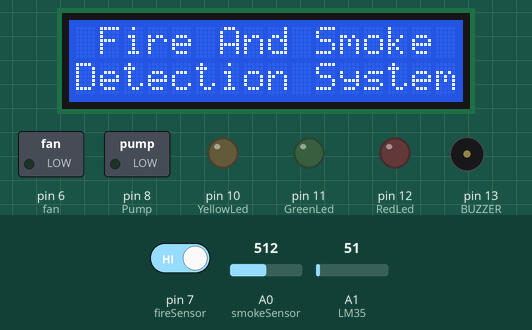
Simulated run of this sketch. Board: Arduino Uno, built with avr-gcc and run on an emulated ATmega328P. Parts: 16×2 character LCD, switched loads named in the sketch (green lamp = pin HIGH), output pins drawn as LEDs (lit = HIGH), buzzer (waves = sounding). The inputs (shaded band) are chosen by the test bench; at power-on: A0 (smokeSensor) = 512, pin 7 (fireSensor) HIGH, A1 (LM35) = 51. The modem accepts every AT command (registered, SIM ready, sends succeed) and sends nothing else; what the sketch prints to the serial monitor is not drawn.

Above: at 3.2 s.
At 11.7 s:
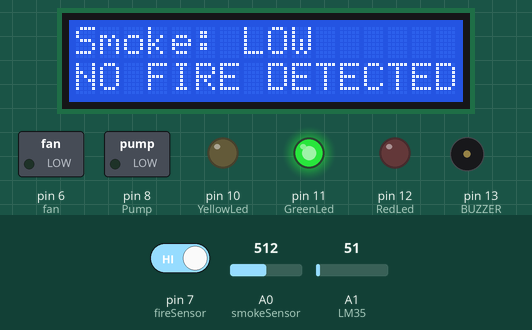
11.8 s: A0 (smokeSensor) set to 593
17.8 s: A0 (smokeSensor) set to 616
At 22.8 s:
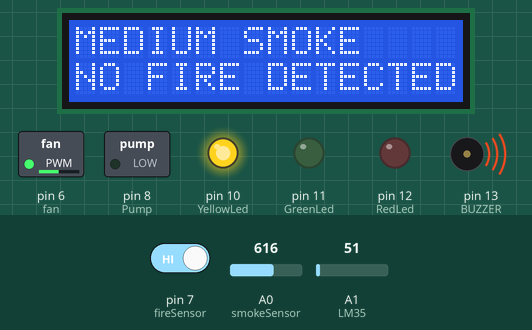
23.7 s: pin 7 (fireSensor) driven LOW
At 52.3 s:
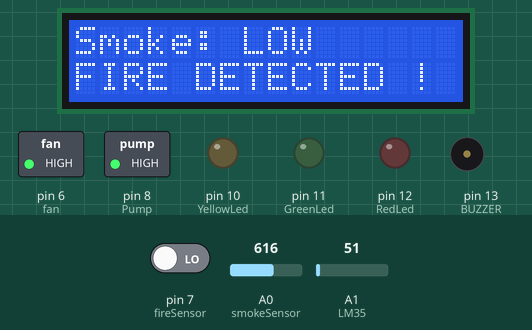
Timing chart, 0 to 92.6 s (numbered marks = the images above; inputs shaded):
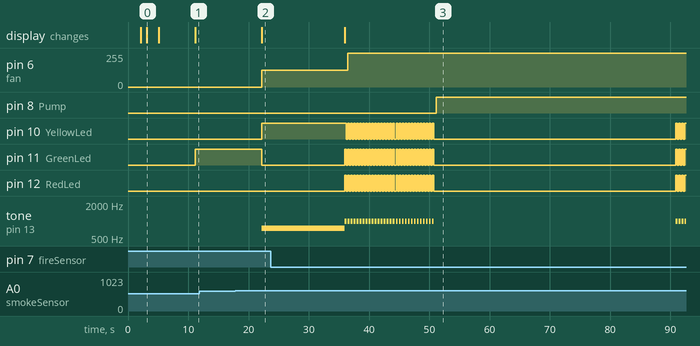

Measured:
- the behaviour switches between 600 and 601 on A0 (smokeSensor) (found by bisection; images 1 and 2)
- after the input at 11.8 s, every drawn part: stays the same
- after the input at 17.8 s, pin 6 (fan): 0/255 → 125/255 after 4.4 s; pin 10 (YellowLed): LOW → HIGH after 4.4 s; pin 11 (GreenLed): HIGH → LOW after 4.4 s; tone on pin 13 (BUZZER): silent → 750 Hz after 4.4 s; the display: changes after 4.4 s (image 2)
- after the input at 23.7 s, pin 6 (fan): 125/255 → 255/255 after 12.8 s; pin 8 (Pump): LOW → HIGH after 27.4 s
- what the display in image 0 shows lasts 2.0 s, from 3.1 s to 5.1 s

The sketch:

Fire_Smoke_System.ino
```cpp
  /*
  --------------------------------------------
  | Coderes : Fadi                           |
  |                                          |
  | Date : Mon Mar 31 12:30:00 AM EET 2025.  |
  |                                          |
  | Project : Smoke And Fire Detection.      |
  --------------------------------------------
  */

  // Include Library.
  #include <SoftwareSerial.h> // Related to SIM800L module
  #include <LiquidCrystal_I2C.h> // Related to I2C
  #include <Wire.h>  // Related to I2C


  // ============= Define pins =================
  const int BUZZER = 13;
  const int RedLed = 12;
  const int GreenLed = 11;
  const int YellowLed = 10;
  const int Pump = 8;
  const int fireSensor = 7;
  const int fan = 6;
  const int txpin = 3;
  const int rxpin = 2;
  const int LM35 = A1;
  const int smokeSensor = A0;


  // ========== Initialze Variables ============
  const int MED_SMOKE = 600;
  const int HIGH_SMOKE = 800;
  const int HIGH_TEMP = 70;

  // ============ Initialize LCD ===============
  LiquidCrystal_I2C lcd(0x27, 16, 2);


  // ============ Initialize SIM ===============
  const int N = 3; // Determine how many phone mobile i want to call
  String arr[N] = {"01023065186", "", ""};  // Array to store phone numbers

  SoftwareSerial sim800L(rxpin, txpin);


// =-=-=-=-=-=-=-=-=-=-=-=-=-=-=-= [Setup] =-=-=-=-=-=-=-=-=-=-=-=-=-=-=-=-
  void setup() {

    Serial.begin(9600);  // Start Serial Monitor
    sim800L.begin(9600); // Start SIM800L communication

    Serial.println("Initializing...");
    sim800L.println("AT");
    delay(1000);
    sim800L.println("AT+CMGF=1");
    delay(1000);


    lcd.init();
    lcd.backlight();

    pinMode(RedLed, OUTPUT);
    pinMode(YellowLed, OUTPUT);
    pinMode(GreenLed, OUTPUT);
    pinMode(BUZZER, OUTPUT);
    pinMode(fireSensor, INPUT);
    pinMode(fan,OUTPUT);
    pinMode(Pump,OUTPUT);

    lcd.setCursor(centerText("Fire And Smoke"), 0);
    lcd.print("Fire And Smoke");
    delay(1000);
    lcd.setCursor(0,1);
    lcd.print("Detection System");
    delay(2000);
    lcd.clear();

  }

  // =-=-=-=-=-=-=-=-=-=-=-=-=-=-=-= [Functions] =-=-=-=-=-=-=-=-=-=-=-=-=-=-=-=-

  // [1] Calculates the starting column to center text on a 16-character LCD
  int centerText(String text) {
    int length = text.length();
    return (16 - length) / 2;

  }


  // [2] Blink LEDs with Delay 250 millesecond
  void blinkLEDs() {
    digitalWrite(RedLed, HIGH);
    digitalWrite(YellowLed, HIGH);
    digitalWrite(GreenLed, HIGH);
    delay(250);
    digitalWrite(RedLed, LOW);
    digitalWrite(YellowLed, LOW);
    digitalWrite(GreenLed, LOW);
    delay(250);
  }


  // [3] Sets the fan speed to a medium level
  void Mid_Fan(){
    analogWrite(fan,125);
  }

  // [4] Sets the fan speed to the highest level
  void High_Fan(){
    analogWrite(fan,255);
  }


  // [5] highAlert Function Work in dangerous Situation
  //     - Turn blinkLed
  //     - Set Fan speed High
  //     - Turn on Buzzer with Specfic hz [1000] To Make Different Sound
  void highAlert() {
    for (int i = 0; i < 30; i++) {
      tone(BUZZER, 1000, 300);
      blinkLEDs();
      High_Fan();
    }
    delay(100);
  }

  void WaterPump() {
    delay(50);
    digitalWrite(Pump, HIGH); // Turn pump ON
    delay(5000);              // Wait 5 secondsH;
  }

  // [6] send an SMS using the SIM800L module
  //      - text: The message content to be sent
  //      - phone: The recipient's phone number
  void send_sms(String text, String phone) {
      Serial.println("sending sms...."); // Print status message to Serial Monitor
      delay(50);

      sim800L.print("AT+CMGF=1\r"); // Set SMS mode to text
      delay(1000);

      sim800L.print("AT+CMGS=\"" + phone + "\"\r"); // Specify the recipient phone number
      delay(1000);

      sim800L.print(text); // Send the message content
      delay(100);

      sim800L.write(0x1A); // Send the End-Of-Message (EOM) command
      delay(5000); // Wait for SMS to be sent 5 Second
  }

  void send_multi_sms(String text) {
    for (int i = 0; i < N; i++){
        if (arr[i] != ""){
            Serial.print("Sending SMS to: ");
            Serial.println(arr[i]);
            send_sms(text, arr[i]);
        }
    }
  }

  // [7] make a phone call using the SIM800L module
  //   - To The recipient's phone number
  void make_call(String phone) {
      Serial.println("calling...."); // Print status message to Serial Monitor

      sim800L.println("ATD" + phone + ";"); // Dial the phone number
      delay(20000); // Wait 20 seconds before hanging up

      sim800L.println("ATH"); // Hang up the call
      delay(1000);
  }


  void make_multi_call() {
    for (int i = 0; i < N; i++) {
        if (arr[i] != "") {
            Serial.print("Calling: ");
            Serial.println(arr[i]);
            make_call(arr[i]);
        }
    }
  }


  // [8] read temperature from an analog temperature sensor
  //   -Convert ADC To temperature in degrees Celsius
  float LM_TEMP(){
    int temp_adc_val;
    float temp_val;
    temp_adc_val = analogRead(LM35);  /* Read Temperature */
    temp_val = (temp_adc_val * 4.88);      /* Convert adc value to equivalent voltage */
    temp_val = (temp_val/10);  /* LM35 gives output of 10mv/°C */
    Serial.print("Temperature = ");
    Serial.print(temp_val);
    Serial.print(" Degree Celsius\n");
    delay(5000);  // Wait 5 Sec Until Give the New Value Of Temp
    return temp_val;
  }


  // [9] Read Smoke Sensor And Return the ADC Value
  int readSmoke() {
    int smokeValue = analogRead(smokeSensor);

    lcd.setCursor(0, 0);
    lcd.print("Smoke: ");
    lcd.print("LOW");
    lcd.print("     ");
    return smokeValue;
  }

  // [10] Read The Fire Sensor And Return the ADC Value
  int readFire() {
    int fireValue = digitalRead(fireSensor);
    lcd.setCursor(0, 1);
    lcd.print("NO FIRE DETECTED");

    return fireValue;
  }


  // =-=-=-=-=-=-=-=-=-= Main loop function-=-=-=-=-=-=-=-=-=-=-=-=-=
  void loop() {

    // Debug and test the sim800L
    while (sim800L.available())
    {
      Serial.println(sim800L.readString());
    }

    // Read Value Came From Function to make operation on it.
    float temperature = LM_TEMP();
    int smokeValue = readSmoke();
    int fireValue = readFire();


    if (fireValue == 0) {
      lcd.setCursor(0, 1);
      lcd.print("FIRE DETECTED ! ");
      highAlert();
      WaterPump();
      send_multi_sms("Fire DETECTED"); // Final Action send Sms And Make Call
      make_multi_call();

    }


    else if (temperature > HIGH_TEMP) {
      lcd.clear();
      lcd.setCursor(0, 0);
      lcd.print("Dangerous!!");
      lcd.setCursor(0, 1);
      lcd.print("TEMP:");
      lcd.print(temperature);
      digitalWrite(GreenLed,LOW);
      digitalWrite(YellowLed, HIGH);
      tone(BUZZER, 950);
      Mid_Fan();
      Serial.println("HIGH TEMP !!");
      send_multi_sms("DANGEROUS! THE TEMPRATURE IS");
    }


    else if (smokeValue > HIGH_SMOKE) {
      lcd.setCursor(0, 0);
      lcd.print("HIGH SMOKE");
      highAlert();
      send_multi_sms("HIGH SMOKE DETECTED");
      make_multi_call();
    }


    else if (smokeValue > MED_SMOKE) {
      lcd.setCursor(0, 0);
      lcd.print("MEDIUM SMOKE");
      digitalWrite(GreenLed,LOW);
      digitalWrite(YellowLed, HIGH);
      tone(BUZZER, 750);
      Mid_Fan();
      send_multi_sms("MEDIUM SMOKE DETECTED!");
    }


    else {
      digitalWrite(YellowLed, LOW);
      digitalWrite(RedLed, LOW);
      digitalWrite(Pump,LOW);
      digitalWrite(fan,LOW);
      noTone(BUZZER);
      digitalWrite(GreenLed, HIGH);
    }

    delay(500);
  }
```
